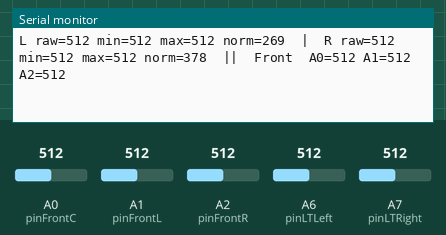
A sketch run on a simulated Arduino Nano, built with avr-gcc and run on an emulated ATmega328P. Shown: the last lines printed to the serial monitor. The inputs (shaded band) are chosen by the test bench; at power-on: A6 (pinLTLeft) = 512, A0 (pinFrontC) = 512, A1 (pinFrontL) = 512, A2 (pinFrontR) = 512, A7 (pinLTRight) = 512.

Above: at 4.4 s.
4.5 s: A6 (pinLTLeft) set to 909
At 4.76 s:
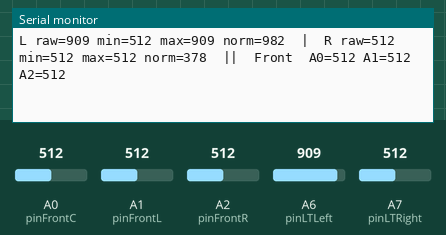
7.5 s: A6 (pinLTLeft) set to 937
At 7.56 s:
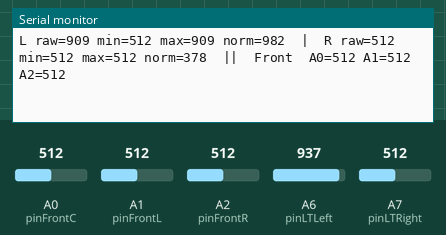
Timing chart, 0 to 10.5 s (numbered marks = the images above; inputs shaded):
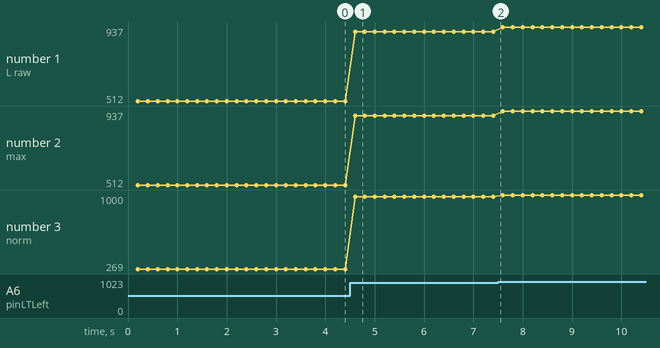

Measured:
- after the input at 4.5 s, the serial monitor: prints a new line after 0.10 s (image 1)
- plotted number 1: 512 → 909 after the input at 4.5 s, 909 → 937 after the input at 7.5 s
- plotted number 2: 512 → 909 after the input at 4.5 s, 909 → 937 after the input at 7.5 s
- plotted number 3: 269 → 982 after the input at 4.5 s, 982 → 1000 after the input at 7.5 s

The sketch:

SensorCalibration.ino
```cpp
/****************************************************************
 * Jellibi AGV - 센서 보정용 임시 코드 (Calibration Tool)
 *   · 모터 동작 없음 (안전). 시리얼 모니터 9600 baud.
 *   · 바닥 라인센서(A6/A7) WHITE/BLACK 보정 + 전방 IR(A0/A1/A2) 확인
 *
 * [사용법]
 *  1. 업로드 → 시리얼 모니터를 9600 baud로 열기
 *  2. 바닥센서(A6/A7)를 "흰 바닥"과 "검은 라인/교차점" 위로 천천히 왕복
 *  3. 출력의 min/max 를 읽어 JellibiAGV_Base.ino 상단에 그대로 입력:
 *        LEFT_WHITE  = L의 min   (흰 바닥일 때 값)
 *        LEFT_BLACK  = L의 max   (검정 위일 때 값)
 *        RIGHT_WHITE = R의 min
 *        RIGHT_BLACK = R의 max
 *  4. 보정 후 norm 이 흰 바닥=0근처, 교차점=1000근처면 성공.
 *     ★ 교차점에서 L·R "둘 다" norm 700을 넘으면 카운트가 정상 동작합니다.
 *  5. 전방 IR: 앞에 장애물을 댔다/뗐다 하며 A0·A1·A2 값 변화를 확인
 *        → obstacleThreshold 는 "장애물 있을 때"와 "없을 때" 값 사이로 결정
 *  6. 시리얼 모니터 입력창에 아무 글자나 보내면(Enter) min/max 리셋
 ****************************************************************/

//===== 핀 (Jellibi_AGV2_강의안.pdf 기준) =====
#define pinLTLeft   A6   // 바닥 왼쪽 IR (라인)
#define pinLTRight  A7   // 바닥 오른쪽 IR (라인)
#define pinFrontC   A0   // 전면 가운데 IR
#define pinFrontL   A1   // 전면 왼쪽 IR (현재 장애물 검출에 사용)
#define pinFrontR   A2   // 전면 오른쪽 IR

//===== 현재 보정 기준 (norm 계산 확인용 — 보정 끝나면 이 값을 갱신) =====
int LEFT_WHITE  = 362,  LEFT_BLACK  = 919;
int RIGHT_WHITE = 276,  RIGHT_BLACK = 900;

//===== min/max 추적 =====
int lMin, lMax, rMin, rMax;

void resetMinMax() {
  lMin = 1023; lMax = 0;
  rMin = 1023; rMax = 0;
}

int normalize(int raw, int w, int b) {
  if (b == w) return 0;                 // 0 나눗셈 방지
  long n = (long)(raw - w) * 1000L / (b - w);
  if (n < 0)    n = 0;
  if (n > 1000) n = 1000;
  return (int)n;
}

unsigned long lastPrint = 0;

void setup() {
  Serial.begin(9600);
  pinMode(pinLTLeft,  INPUT);
  pinMode(pinLTRight, INPUT);
  pinMode(pinFrontC,  INPUT);
  pinMode(pinFrontL,  INPUT);
  pinMode(pinFrontR,  INPUT);

  resetMinMax();

  Serial.println(F("=== Sensor Calibration ==="));
  Serial.println(F("바닥센서를 흰/검 위로 천천히 왕복하세요."));
  Serial.println(F("min = 흰색 기준(WHITE),  max = 검정 기준(BLACK)"));
  Serial.println(F("아무 글자나 전송하면 min/max 리셋"));
  Serial.println();
}

void loop() {
  int rawL = analogRead(pinLTLeft);
  int rawR = analogRead(pinLTRight);

  if (rawL < lMin) lMin = rawL;
  if (rawL > lMax) lMax = rawL;
  if (rawR < rMin) rMin = rawR;
  if (rawR > rMax) rMax = rawR;

  // 시리얼로 아무 글자나 받으면 min/max 리셋
  if (Serial.available()) {
    while (Serial.available()) Serial.read();
    resetMinMax();
    Serial.println(F(">> min/max 리셋"));
  }

  if (millis() - lastPrint >= 200) {
    lastPrint = millis();

    int nL = normalize(rawL, LEFT_WHITE, LEFT_BLACK);
    int nR = normalize(rawR, RIGHT_WHITE, RIGHT_BLACK);

    int fC = analogRead(pinFrontC);
    int fL = analogRead(pinFrontL);
    int fR = analogRead(pinFrontR);

    // 바닥 왼쪽
    Serial.print(F("L raw=")); Serial.print(rawL);
    Serial.print(F(" min="));  Serial.print(lMin);
    Serial.print(F(" max="));  Serial.print(lMax);
    Serial.print(F(" norm=")); Serial.print(nL);

    // 바닥 오른쪽
    Serial.print(F("  |  R raw=")); Serial.print(rawR);
    Serial.print(F(" min="));  Serial.print(rMin);
    Serial.print(F(" max="));  Serial.print(rMax);
    Serial.print(F(" norm=")); Serial.print(nR);

    // 전방 IR
    Serial.print(F("  ||  Front  A0=")); Serial.print(fC);
    Serial.print(F(" A1="));  Serial.print(fL);
    Serial.print(F(" A2="));  Serial.print(fR);

    // 교차점 판정 미리보기 (둘 다 700↑ 이면 OK)
    if (nL > 700 && nR > 700) Serial.print(F("   <== CROSS!"));

    Serial.println();
  }
}
```
